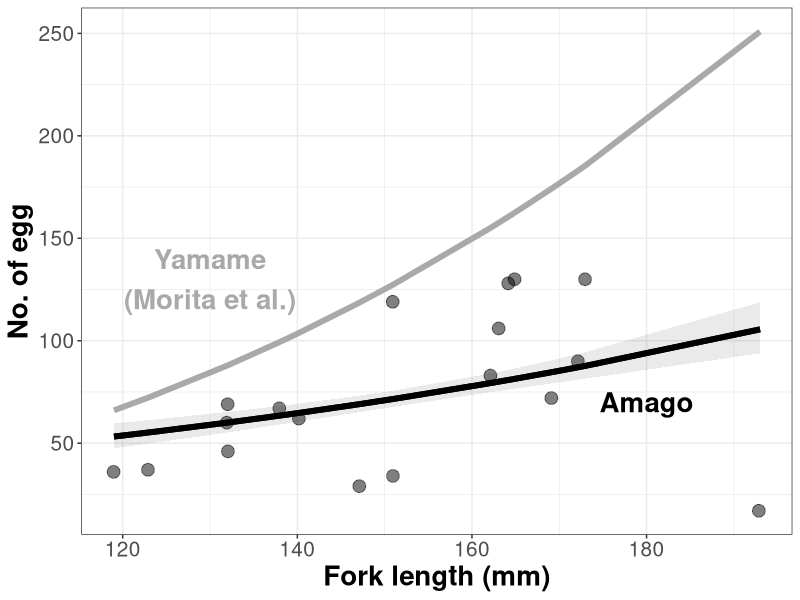
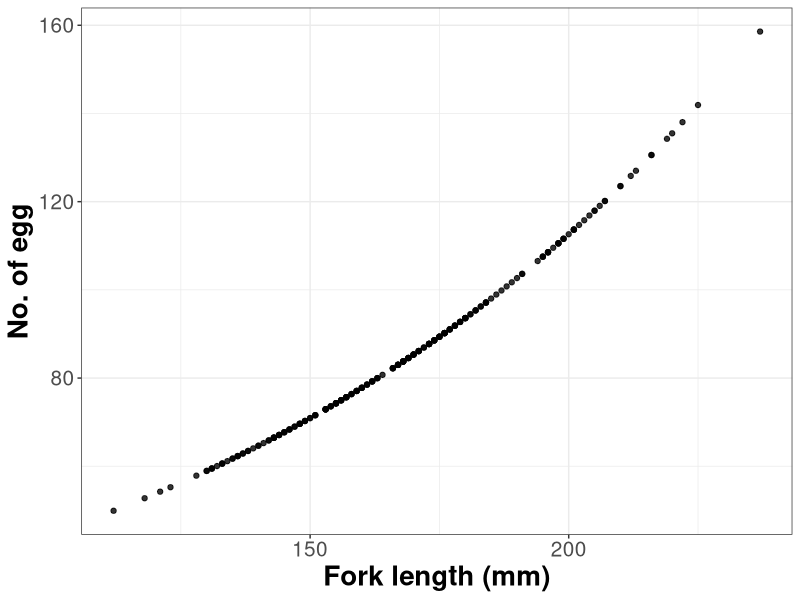

Source code (R) for these figures, in order:
## ---- chunk 1
knitr::opts_chunk$set(echo = TRUE)
## ---- chunk 2
# load package
library("dplyr")
library("tidyverse")
library(lme4)
library(ggeffects)
require(openxlsx)
library(ggplot2)

# plot setting
theme_set(
  theme_bw() +
    theme(title = element_text(size=20, family="sans", face="bold"),
          axis.title = element_text(size=20, family="sans", face="bold"),
          axis.text = element_text(size=15, family="sans"),
          legend.title = element_text(size = 15, family="sans", face="bold"),
          legend.text = element_text(size = 15, family="sans"),
          legend.position = 'right')
  )

## ---- chunk 3
# read raw data
d0 <- read.csv("input_data/WRFS_Sato_2010_fishdata.csv")

d1 <- d0 %>% 
  dplyr::select(id,timing,treatment,fl,w,egg,noegg) %>% 
  filter(noegg > 0)

model <- glm(data = d1, noegg ~ fl, family = poisson(link="log"))
summary(model)

# formula 
## masou ishikawae
a1 = model$coefficients["(Intercept)"]
b1 = model$coefficients["fl"]

noegg_fl_1 <- function(x){
  y = exp(a1 + b1*x)
}

## masou masou
### The Ocean Ecology of Pacific Salmon and Trout, Chapter 6, Morita
a2 = -9.00
b2 = 2.76

noegg_fl_2 <- function(x){
  y = exp(a2 + b2*log(x))
}

# prediction
preds <- ggpredict(model, terms = c("fl[all]"), ci_level = 0.95)

preds <- tibble(
  fl = as.numeric(preds$x),
  predicted = preds$predicted,
  conf.low = preds$conf.low,
  conf.high = preds$conf.high,
  y1 = noegg_fl_1(preds$x),
  y2 = noegg_fl_2(preds$x)
)

# plot
g <- 
  ggplot(NULL) +
  geom_jitter(data = d1, aes(x = fl, y = noegg), 
              size = 4, height=0, width = 0.2, alpha=0.5) +
  # prediction
  geom_ribbon(data = preds, aes(x = fl, y = predicted,
                                ymin = conf.low, ymax = conf.high),
              alpha=0.1) +
  geom_line(data = preds, aes(x = fl, y = predicted), linewidth = 2) +

  # calculated value by two formulas
  geom_line(data = preds, aes(x = fl, y = y1), linewidth = 2, color = "black") +
  geom_line(data = preds, aes(x = fl, y = y2), linewidth = 2, color = "darkgray") +
  annotate("text", x=130, y=130, color = "darkgray", size = 7, fontface="bold",
           label="Yamame\n(Morita et al.)") +
  annotate("text", x=180, y=70, color = "black", size = 7, fontface="bold",
           label="Amago") +
  labs(x = "Fork length (mm)", y = "No. of egg")
g
## ---- chunk 4
# read raw data
data1 <- read.csv("./input_data/rawdata_filtered.csv")
data2 <- read.xlsx("input_data/WRFS_Data_241127.xlsx")
gc <- read.csv("./output/k3_data.csv")

# filtering
d1 <- data1 %>% 
  left_join(gc, by="id") %>% 
  filter(year == cohort,
         newsection == "C1" | newsection == "C2" | newsection == "C3" 
         | newsection == "E1" | newsection == "E2" | newsection == "E3" | newsection == "Einter" 
         | newsection == "L1" | newsection == "L2" | newsection == "L3") %>% 
  distinct(id, year, .keep_all = TRUE)

# number of 0+ in June
age0jun <- count(d1, year, cohort)

# filtering
d2 <- data2 %>% 
  # dplyr::select(id,year,month,fl,matureall,maturesex) %>% 
  filter(newsection == "C1" | newsection == "C2" | newsection == "C3" 
         | newsection == "E1" | newsection == "E2" | newsection == "E3" | newsection == "Einter" 
         | newsection == "L1" | newsection == "L2" | newsection == "L3",
         matureall == "1",
         maturesex == "female") %>% 
  filter(!grepl("\\?", fl)) %>% 
  mutate(fl = as.numeric(fl))

# number of mature-female in Oct
mat_fem <- count(d2, year)

# Formula: relationship between fork length and egg number
d2 <- d2 %>% 
  mutate(egg_num = noegg_fl_1(d2$fl))

# plot
g <- ggplot(d2,aes(x=fl, y=egg_num)) +
  geom_point(alpha=0.8) + 
  xlab("Fork length (mm)") +
  ylab("No. of egg")
g

# summarize egg number
sum_egg <- d2 %>% 
  group_by(year) %>% 
  summarise(sum = sum(egg_num)) %>% 
  mutate(year = as.numeric(year) + 1) %>% 
  left_join(age0jun, by = "year") %>% 
  mutate(h0 = n / sum)

# egg survival rate for 2016 cohort
h0 <- sum_egg$h0[1]
h0
## ---- chunk 5

treat_list <- c("control","early","late")

# read cjs data
data3 <- read.csv("./output/phi_age0_2016cohort.csv")

h_df <- tibble(
  estimate = c(),
  sd = c(),
  growth = c(),
  treatment = c()
)

for (treat in treat_list) {
  # p: proportion of growth cluster for 2016 cohort
  p_gc <- d1 %>% 
    filter(cohort == 2016,
           treatment == treat) %>% 
    count(ocluster_rename)
  p_gc <- p_gc$n / sum(p_gc$n)
  
  # s: survival rate June to Oct.
  # filtering
  d3 <- data3 %>% 
    filter(treatment == treat)
  
  # calculate h1 - h4
  h1 = d3$mean[1]*h0*p_gc[1]
  h2 = d3$mean[2]*h0*p_gc[2]
  h3 = d3$mean[3]*h0*(1-p_gc[1]-p_gc[2])
  # make data frame
  h_df_sub <- tibble(
    growth = c(1,2,3),
    parameter = paste0("h",growth),
    estimate = c(h1,h2,h3),
    sd = c(0,0,0),
    treatment = c(treat,treat,treat),
  )
  h_df <- rbind(h_df,h_df_sub)
}

h_df
## ---- chunk 6
# read data
d0 <- read.csv("./input_data/rawdata_filtered.csv")
gc <- read.csv("./output/k3_data.csv")

# age-1 and age-3
d1 <- d0 %>% 
  left_join(gc, by="id") %>% 
  mutate(growth_cluster = case_when(ocluster_rename == 1 ~ '1',
                                    ocluster_rename == 2 ~ '2',
                                    ocluster_rename == 3 ~ '3',
                                    TRUE ~ "nd"),
         fl = as.numeric(fl),
         age = year - cohort) %>% 
  filter(!grepl("\\?", fl),
         fl != "nd",
         growth_cluster != "nd",
         treatment == 'control' | treatment == 'early' | treatment == 'late',
         month == 9 | month == 10 | month == 11,
         matureall == 1,
         age != 0, age != 4,
         sex == "female" | sex == "female?")

# age-2
# use August data
d2 <- d0 %>% 
  left_join(gc, by="id") %>% 
  mutate(growth_cluster = case_when(ocluster_rename == 1 ~ '1',
                                    ocluster_rename == 2 ~ '2',
                                    ocluster_rename == 3 ~ '3',
                                    TRUE ~ "nd"),
         fl = as.numeric(fl),
         age = year - cohort) %>% 
  filter(!grepl("\\?", fl),
         fl != "nd",
         growth_cluster != "nd",
         treatment == 'control' | treatment == 'early' | treatment == 'late',
         age == 2,
         sex == "female" | sex == "female?")

# check data
count(d1, age, growth_cluster)
count(d2, age, growth_cluster)

# summarize fork length and egg number for growth cluster
# sex ratio = 1:1 in eggs
# eggs(female) = total eggs / 2
gc_egg1 <- d1 %>% 
  mutate(egg_num = noegg_fl_1(fl)/2) %>% 
  group_by(age, growth_cluster) %>% 
  summarise(mean = mean(egg_num),
            sd = sd(egg_num),
            n = n(),
            .groups = "drop") %>% 
  mutate(id = paste0("f", as.character(age), as.character(growth_cluster)))
gc_egg2 <- d2 %>% 
  mutate(egg_num = noegg_fl_1(fl)/2) %>% 
  group_by(age, growth_cluster) %>% 
  summarise(mean = mean(egg_num),
            sd = sd(egg_num),
            n = n(),
            .groups = "drop") %>% 
  mutate(id = paste0("f", as.character(age), as.character(growth_cluster)))

# make data frame
f_df1 <- tibble(
  growth = gc_egg1$growth_cluster,
  parameter = gc_egg1$id,
  estimate = gc_egg1$mean,
  sd = gc_egg1$sd,
  treatment = "control"
)
f_df2 <- tibble(
  growth = gc_egg2$growth_cluster,
  parameter = gc_egg2$id,
  estimate = gc_egg2$mean,
  sd = gc_egg2$sd,
  treatment = "control"
)
f_df <- rbind(f_df1,f_df2)
f_df
## ---- chunk 7

treat_list <- c("control","early","late")

# read data
d1<- read.csv("./output/phi_age0_1_oct_2016cohort.csv")
d2<- read.csv("./output/phi_age1_2_oct_2016cohort.csv")
d3<- read.csv("./output/phi_age2_3_age2mature.csv")

u_df <- tibble(
  growth = c(),
  parameter = c(),
  estimate = c(),
  sd = c(),
  treatment = c()
)

for (treat in treat_list) {
  # age 0 to 1
  phi_age01 <- d1 %>%
    filter(treatment == treat) %>%
    group_by(CL) %>%
    summarise(mean = mean,
              sd = sd,
              .groups = "drop") %>%
    mutate(growth = as.character(CL),
           id = paste0("u0", growth))
  # age 1 to 2
  phi_age12 <- d2 %>% 
    filter(treatment == treat,
           age1_mature == 0) %>% 
    group_by(CL) %>% 
    summarise(mean = mean,
              sd = sd,
              .groups = "drop") %>% 
    mutate(growth = as.character(CL),
           id = paste0("u1", growth))
  # age 2 to 3
  phi_age23 <- d3 %>% 
    filter(age == 3,
           age2_maturity == 0) %>% 
    group_by(age) %>% 
    mutate(value = mean) %>% 
    summarise(mean = mean(value),
              sd = sd(value),
              n = n(),
              .groups = "drop") %>% 
    mutate(growth = "non",
           id = "u2")
  
  u_df_sub <- tibble(
    growth = c(phi_age01$growth, phi_age12$growth, phi_age23$growth),
    parameter = c(phi_age01$id, phi_age12$id, phi_age23$id),
    estimate = c(phi_age01$mean, phi_age12$mean, phi_age23$mean),
    sd = c(phi_age01$sd, phi_age12$sd, phi_age23$sd),
    treatment = treat
  )
  u_df <- rbind(u_df,u_df_sub)
}
u_df
## ---- chunk 8

treat_list <- c("control","early","late")

# read data
d2 <- read.csv("./output/phi_age1_2_oct_2016cohort.csv")
d3 <- read.csv("./output/phi_age2_3_age2mature.csv")

v_df <- tibble(
  parameter = c(),
  estimate = c(),
  sd = c(),
  treatment = c()
)

for (treat in treat_list) {
  # age 1 to 2
  phi_age12 <- d2 %>% 
    filter(treatment == treat,
           age1_mature == 1) %>% 
    group_by(CL) %>% 
    summarise(mean = mean,
              sd = sd,
              .groups = "drop") %>% 
    mutate(growth = as.character(CL),
           id = paste0("v1", growth))
  # age 2 to 3
  phi_age23 <- d3 %>% 
    filter(age == 3,
           age2_maturity == 1) %>% 
    group_by(age) %>% 
    mutate(value = mean) %>% 
    summarise(mean = mean(value),
              sd = sd(value),
              n = n(),
              .groups = "drop") %>% 
    mutate(growth = "non",
           id = "v2")
  
  v_df_sub <- tibble(
    growth = c(phi_age12$growth, phi_age23$growth),
    parameter = c(phi_age12$id, phi_age23$id),
    estimate = c(phi_age12$mean, phi_age23$mean),
    sd = c(phi_age12$sd, phi_age23$sd),
    treatment = treat
  )
  v_df <- rbind(v_df,v_df_sub)
}
v_df
## ---- chunk 9

treat_list <- c("control","early","late")

# age-1 maturity
## read data
d1 <- read.csv("./output/predict_prob_age1maturity.csv")

m_df <- tibble(
  growth = c(),
  parameter = c(),
  estimate = c(),
  sd = c(),
  treatment = c()
)

# control
dsub <- d1 %>% 
  filter(treatment == "control,late")
m_df_sub <- tibble(
  growth = dsub$growth_cluster,
  parameter = paste0("m0",growth),
  estimate = dsub$predicted,
  sd = dsub$sd,
  treatment = "control"
)
m_df <- rbind(m_df,m_df_sub)
# early
dsub <- d1 %>% 
  filter(treatment == "early")
m_df_sub <- tibble(
  growth = dsub$growth_cluster,
  parameter = paste0("m0",growth),
  estimate = dsub$predicted,
  sd = dsub$sd,
  treatment = "early"
)
m_df <- rbind(m_df,m_df_sub)
# late
dsub <- d1 %>% 
  filter(treatment == "control,late")
m_df_sub <- tibble(
  growth = dsub$growth_cluster,
  parameter = paste0("m0",growth),
  estimate = dsub$predicted,
  sd = dsub$sd,
  treatment = "late"
)
m_df <- rbind(m_df,m_df_sub)

# age-2 maturity
## read data
d1 <- read.csv("./output/predict_prob_age2maturity.csv")

m_df_sub <- tibble(
  growth = "non",
  parameter = "m1",
  estimate = d1$predicted,
  sd = d1$sd,
  treatment = d1$treatment)
m_df <- rbind(m_df,m_df_sub)

# age-3 maturity
## Age 3 maturation = 1.0

m_df_sub <- tibble(
  growth = "non",
  parameter = "m2",
  estimate = 1,
  sd = 0,
  treatment = c("control","early","late")
)
m_df <- rbind(m_df,m_df_sub)
m_df
## ---- chunk 10
# h (hatching): 3
# f (fertility): 9
# u (juvenile to juvenile survival): 7
# v (adult to adult survival): 4
# m (maturation): 5

para <- rbind(h_df,f_df,u_df,v_df,m_df)

para_c <- para %>% 
  filter(treatment == "control") %>% 
  dplyr::select(parameter,estimate,sd) %>% 
  rename(estimate_control = estimate,
         sd_control = sd)
para_e <- para %>% 
  filter(treatment == "early") %>% 
  dplyr::select(parameter,estimate,sd) %>% 
  rename(estimate_early = estimate,
         sd_early = sd)
para_l<- para %>% 
  filter(treatment == "late") %>% 
  dplyr::select(parameter,estimate,sd) %>% 
  rename(estimate_late = estimate,
         sd_late = sd)

# make new parameter data frame
para_list <- tibble(
  parameter = c(
    "h1","h2","h3",
    "f11","f12","f13","f21","f22","f23","f31","f32","f33",
    "u01","u02","u03","u11","u12","u13","u2",
    "v11","v12","v13","v2",
    "m01","m02","m03","m1","m2"
    )) %>% 
  left_join(para_c, by = "parameter") %>% 
  left_join(para_e, by = "parameter") %>% 
  left_join(para_l, by = "parameter")

# NA to "-"
para_list2 <- para_list %>% mutate_all(as.character)
para_list2[is.na(para_list2)] <- "-"
para_list2

# out to csv
write.csv(para_list2, "./output/parameters_for_matrix_population_model_with_3GC.csv")
